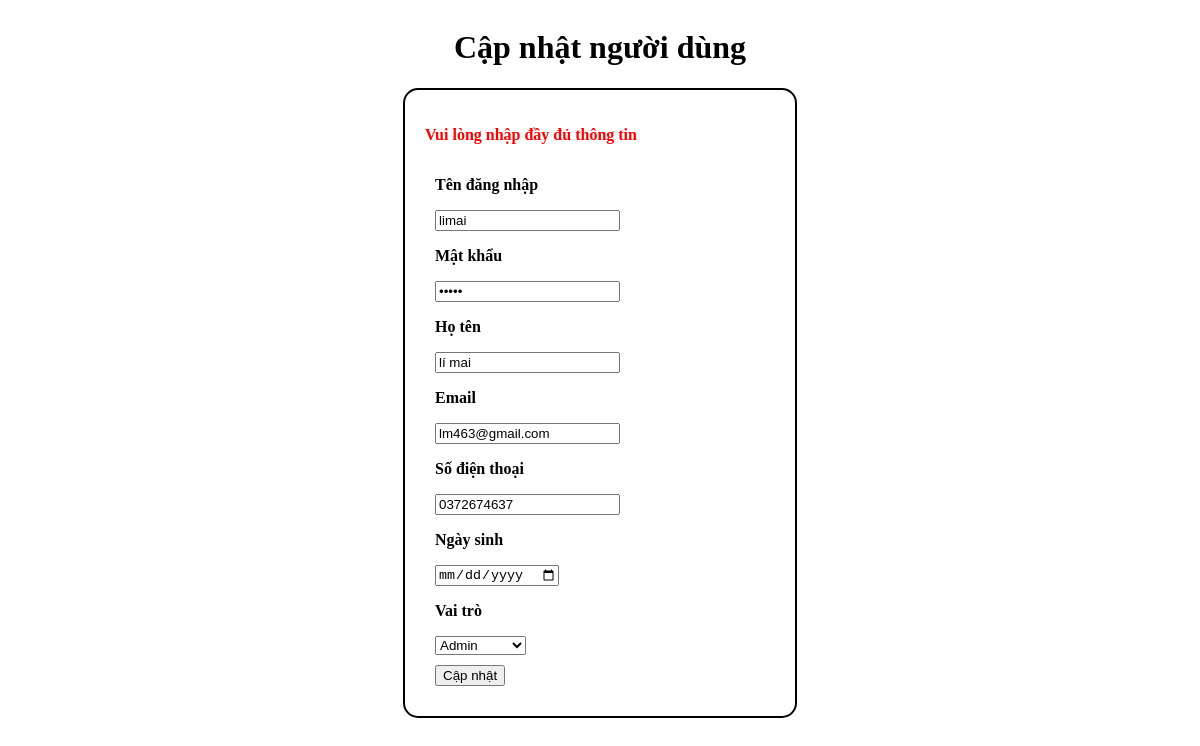
The app's page /buoi2/nguoidung/capnhatnguoidung.php?id=2 with its own data.
### tables this page shows
CREATE TABLE IF not EXISTS nguoi_dung(
    id INT AUTO_INCREMENT PRIMARY KEY,
    ten_dang_nhap VARCHAR(50),
    mat_khau VARCHAR(50),
    ho_ten VARCHAR(50),
    email VARCHAR(50),
    sdt VARCHAR(10),
    ten_vai_tro INT ,
    ngay_sinh DATETIME,
    FOREIGN KEY (ten_vai_tro) REFERENCES vai_tro(id)
);

### buoi2/nguoidung/capnhatnguoidung.php (the view, shortened to what this page needs)
<!DOCTYPE html>
<html lang="en">
<head>
</head>
<body>
    <?php
        include ('connect.php');
        $id = $_GET['id'];
        $sql = "SELECT * FROM nguoi_dung WHERE id = '$id'";
        $result = mysqli_query($conn, $sql);
        $nguoiDung = mysqli_fetch_assoc($result);
    ?>
    <main>
        <h1>Cập nhật người dùng</h1>
        <div class="container">
            <?php
                if(!empty($_POST['ten-dang-nhap']) &&
                    !empty($_POST['password']) &&
                    !empty($_POST['ho-ten']) &&
                    !empty($_POST['email']) &&
                    !empty($_POST['sdt']) &&
                    !empty($_POST['ngay-sinh']) &&
                    !empty($_POST['vai-tro'])){
                    $tenDangNhap = $_POST['ten-dang-nhap'];
                    $matKhau = $_POST['password'];
                    $hoTen = $_POST['ho-ten'];
                    $email = $_POST['email'];
                    $sdt = $_POST['sdt'];
                    $ngaySinh = $_POST['ngay-sinh'];
                    $vaiTro = $_POST['vai-tro'];
                    $sql = "UPDATE `nguoi_dung` SET `ten_dang_nhap`='$tenDangNhap',`mat_khau`='$matKhau',`ho_ten`='$hoTen',`email`='$email',`sdt`='$sdt',`vai_tro_id`='$vaiTro',`ngay_sinh`='$ngaySinh' WHERE `id`='$id'";
                    mysqli_query($conn, $sql);
                    header('location: index.php?page_layout=nguoidung');
                }
                else{
                    echo "<p class='warning'>Vui lòng nhập đầy đủ thông tin</p>";
                }
            ?>
            <form action="index.php?page_layout=capnhatnguoidung&id=<?php echo $id ?>" method="post">
                <div class="box">
                    <p>Tên đăng nhập</p>
                    <input type="text" name="ten-dang-nhap" placeholder="Tên đăng nhập" value="<?php echo $nguoiDung['ten_dang_nhap'] ?>">
                </div>
                <div class="box">
                    <p>Mật khẩu</p>
                    <input type="password" name="password" placeholder="Mật khẩu" value="<?php echo $nguoiDung['mat_khau'] ?>">
                </div>
                <div class="box">
                    <p>Họ tên</p>
                    <input type="text" name="ho-ten" placeholder="Họ tên" value="<?php echo $nguoiDung['ho_ten'] ?>">
                </div>
                <div class="box">
                    <p>Email</p>
                    <input type="email" name="email" placeholder="Email" value="<?php echo $nguoiDung['email'] ?>">
                </div>
                <div class="box">
                    <p>Số điện thoại</p>
                    <input type="text" name="sdt" placeholder="Số điện thoại" value="<?php echo $nguoiDung['sdt'] ?>">
                </div>
                <div class="box">
                    <p>Ngày sinh</p>
                    <input type="date" name="ngay-sinh" placeholder="Ngày sinh" value="<?php echo $nguoiDung['ngay_sinh'] ?>">
                </div>
                <div class="box">
                    <p>Vai trò</p>
                    <select name="vai-tro" id="">
                        <option value="1" <?php echo $nguoiDung['ten_vai_tro'] == 1 ? "selected" : "" ?> >Admin</option>
                    </select>
                </div>
                <div class="box">
                    <input type="submit" value="Cập nhật">
                </div>
            </form>
        </div>
    </main>
</body>
</html>

### buoi2/nguoidung/capnhatnguoidung.php (style rules this page uses)
p { font-weight: bold; }
h1 { text-align: center; }
.container { border: 2px solid black; display: flex; justify-content: center; width: 350px; border-radius: 15px; padding: 20px; flex-direction: column; }
.box { margin: 10px; }
main { width: 100%; display: flex; flex-direction: column; align-items: center; }
.warning { color: red }

### records on screen
nguoi_dung: ten-dang-nhap "limai", ho-ten "lí mai", email "lm463@gmail.com", sdt "0372674637", vai-tro "Admin"
